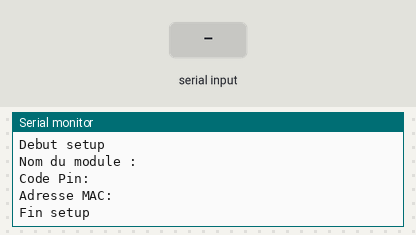
A sketch run on a simulated Arduino Mega 2560, built with avr-gcc and run on an emulated ATmega2560. Shown: the last lines printed to the serial monitor. Inputs (shaded band) come from the test bench.

Above: at 7.2 s.
7.3 s: "ButtonRecuCapteur" received over Serial
At 9.0 s:
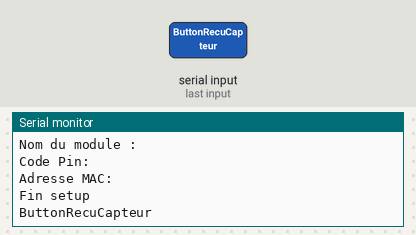
9.8 s: "ButtonRecuCapteur" received over the second serial link
At 12.0 s:
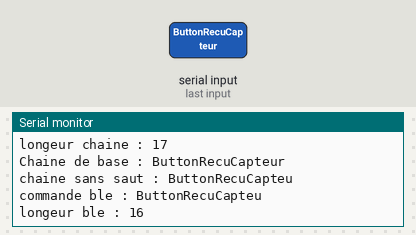
12.3 s: "Button1" received over Serial
At 13.7 s:
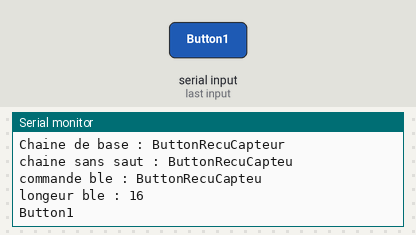
14.8 s: "Button1" received over the second serial link
At 16.8 s:
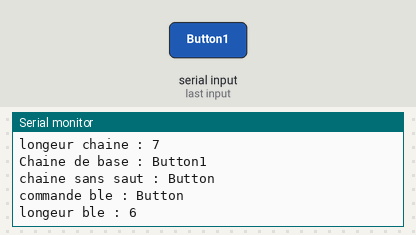

The sketch:

BLE.ino
```cpp
#define RxD 18
#define TxD 19
#define vitesse_arduino 9600
#define vitesse_bluetooth 9600

String recvChar;
String emitChar;
String SaveChar;
String commande_bluetooth;

void setup()
{
  Serial.begin(vitesse_arduino);
  pinMode(RxD, INPUT);
  pinMode(TxD, OUTPUT);


  Serial.println("Debut setup");
  Serial1.begin(vitesse_bluetooth);
  Serial1.flush();
  Serial1.print("AT");
  Serial.println(Serial1.readString());
  Serial1.print("AT+NAME?"); //Nom Module
  Serial.print("Nom du module : ");
  Serial.println(Serial1.readString());
//  Serial.print("Vitesse de transmission : ");
//  Serial1.print("AT+BAUD?"); // Vitesse Transmission
//  Serial.println(Serial1.readString());
//  Serial.print("Role (0=Esclave ; 1=Maitre) : ");
//  Serial1.print("AT+ROLE?"); // Role
//  Serial.println(Serial1.readString());
  Serial.print("Code Pin: ");
  Serial1.print("AT+PASS?"); // Code PIN
  Serial.println(Serial1.readString());
//  Serial.print("Version : ");
//  Serial1.print("AT+VERS?"); // Version
//  Serial.println(Serial1.readString());
  Serial.print("Adresse MAC: ");
  Serial1.print("AT+ADDR?"); // Température du module
  Serial.println(Serial1.readString());
//  Serial.print("Save Info: ");
//  Serial1.print("AT+SAVE?"); // Température du module
//  Serial.println(Serial1.readString());
  Serial.println("Fin setup");
  delay(2000);
  Serial1.flush();
}

void loop()
{

  if(Serial1.available()>0)
  {
     recvChar = Serial1.readString();
     int lenghtChar=recvChar.length();
     Serial.print("longeur chaine : ");
     Serial.println(lenghtChar);
     Serial.print("Chaine de base : ");
     Serial.println(recvChar);
     SaveChar = recvChar;

     //lorsque CR et LF sont actif
//     recvChar.remove(lenghtChar-2);
//     Serial.print("chaine sans saut : ");
//     Serial.println(recvChar);
//
//    commande_bluetooth = recvChar;
//    Serial.print("commande ble : ");
//    Serial.println(commande_bluetooth);
//    Serial.print("longeur ble : ");
//    Serial.println(commande_bluetooth.length());

    //lorsque CR ou LF sont actif
    recvChar.remove(lenghtChar-1);
    Serial.print("chaine sans saut : ");
    Serial.println(recvChar);

    commande_bluetooth = recvChar;
    Serial.print("commande ble : ");
    Serial.println(commande_bluetooth);
    Serial.print("longeur ble : ");
    Serial.println(commande_bluetooth.length());

    // Sans CR et LF actif
//    commande_bluetooth = SaveChar;
//    Serial.print("commande ble : ");
//    Serial.println(commande_bluetooth);
//    Serial.print("longeur ble : ");
//    Serial.println(commande_bluetooth.length());

  }
  if(Serial.available()>0)
  {
    emitChar  = Serial.readString();
    Serial.println(emitChar);
    Serial1.print(emitChar);
//    Serial1.write(Serial.read());
//    Serial1.print(Serial.read());
  }

  if(commande_bluetooth=="ButtonRecuCapteur")
  {
    Serial.println("Emission vers le telephone");
    emitChar="Valeur 1\n";
    Serial1.print(emitChar);
    commande_bluetooth="";
  }
  if(commande_bluetooth=="Button1")
  {
    Serial.println("Actionde la commande Button 1");
    commande_bluetooth="";
  }
  if(commande_bluetooth=="Button2")
  {
    Serial.println("Actionde la commande Button 2");
    commande_bluetooth="";
  }
  if(commande_bluetooth=="Button3")
  {
    Serial.println("Actionde la commande Button 3");
    commande_bluetooth="";
  }
  if(commande_bluetooth=="Button4")
  {
    Serial.println("Actionde la commande Button 4");
    commande_bluetooth="";
  }
}
```

Measured:
- after the input at 7.3 s, the serial monitor: prints a new line after 1.0 s (image 1)
- after the input at 9.8 s, the serial monitor: prints a new line after 1.0 s (image 2)
- after the input at 12.3 s, the serial monitor: prints a new line after 1.0 s (image 3)
- after the input at 14.8 s, the serial monitor: prints a new line after 1.0 s (image 4)
